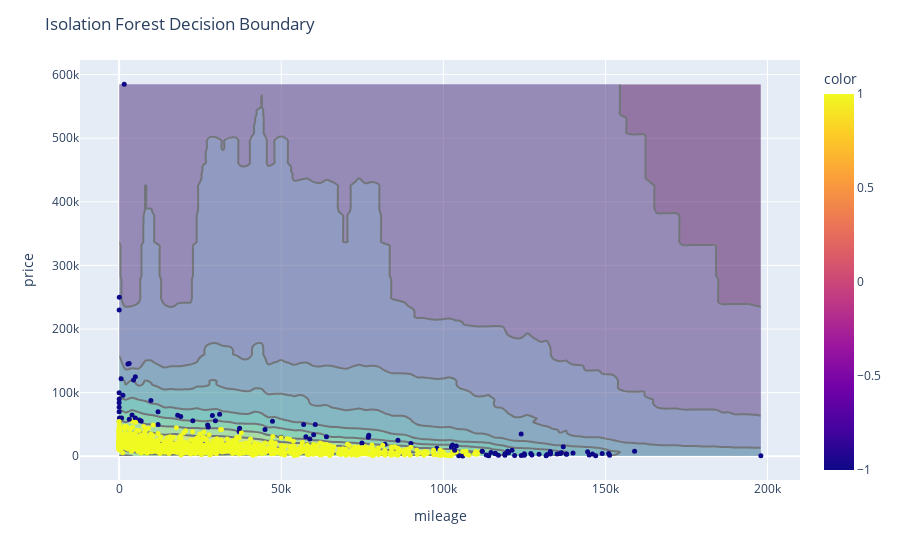

The cell this chart's notebook holds for it:
### Code cell
import plotly.graph_objects as go
import plotly.express as px
from sklearn.ensemble import IsolationForest

temp_df = df_imputed.sample(1000, random_state=12)

feature1 = 'mileage'
feature2 = 'price'

isolation_forest = IsolationForest(contamination=0.1)
isolation_forest.fit(temp_df[[feature1, feature2]])

fig = px.scatter(temp_df, x=feature1, y=feature2, color=isolation_forest.predict(temp_df[[feature1, feature2]]), color_discrete_map={1: 'blue', -1: 'red'})
fig.update_traces(marker=dict(size=5), selector=dict(mode='markers'))

xx, yy = np.meshgrid(np.linspace(temp_df[feature1].min(), temp_df[feature1].max(), 100), np.linspace(temp_df[feature2].min(), temp_df[feature2].max(), 100))
Z = isolation_forest.decision_function(np.c_[xx.ravel(), yy.ravel()])
Z = Z.reshape(xx.shape)
fig.add_trace(go.Contour(x=xx[0], y=yy[:, 0], z=Z, showscale=False, colorscale='Viridis', opacity=0.5, line=dict(width=2, color='black')))

fig.update_layout(xaxis_title=feature1, yaxis_title=feature2, title='Isolation Forest Decision Boundary')
fig.show()

### Figure 1 — Plotly figure (JSON) as saved in the notebook; plotly's stock layout.template omitted (floating-point values rounded to 4 significant figures; data arrays with more than 128 entries replaced by an {"elided": "..."} marker saying what was removed)
{"data": [{"hovertemplate": "mileage=%{x}<br>price=%{y}<br>color=%{marker.color}<extra></extra>", "legendgroup": "", "marker": {"color": {"elided": "1000 int values"}, "coloraxis": "coloraxis", "size": 5, "symbol": "circle"}, "mode": "markers", "name": "", "orientation": "v", "showlegend": false, "type": "scatter", "x": {"elided": "1000 float values"}, "xaxis": "x", "y": {"elided": "1000 float values"}, "yaxis": "y"}, {"colorscale": [[0, "#440154"], [0.1111, "#482878"], [0.2222, "#3e4989"], [0.3333, "#31688e"], [0.4444, "#26828e"], [0.5556, "#1f9e89"], [0.6667, "#35b779"], [0.7778, "#6ece58"], [0.8889, "#b5de2b"], [1, "#fde725"]], "line": {"color": "black", "width": 2}, "opacity": 0.5, "showscale": false, "type": "contour", "x": [-7.276e-12, 2000.0, 3999.0, 5999.0, 7998.0, 9998.0, 12000.0, 14000.0, 16000.0, 18000.0, 20000.0, 21990.0, 23990.0, 25990.0, 27990.0, 29990.0, 31990.0, 33990.0, 35990.0, 37990.0, 39990.0, 41990.0, 43990.0, 45990.0, 47990.0, 49990.0, 51990.0, 53990.0, 55990.0, 57990.0, 59990.0, 61980.0, 63980.0, 65984, 67980.0, 69980.0, 71980.0, 73980.0, 75980.0, 77980.0, 79980.0, 81980.0, 83980.0, 85980.0, 87980.0, 89980.0, 91980.0, 93980.0, 95980.0, 97980.0, 99980.0, 102000.0, 104000.0, 106000.0, 108000.0, 110000.0, 112000.0, 114000.0, 116000.0, 118000.0, 120000.0, 122000.0, 124000.0, 126000.0, 128000.0, 130000.0, 131968, 134000.0, 136000.0, 138000.0, 140000.0, 142000.0, 144000.0, 146000.0, 148000.0, 150000.0, 152000.0, 154000.0, 156000.0, 158000.0, 160000.0, 162000.0, 164000.0, 166000.0, 168000.0, 170000.0, 172000.0, 174000.0, 176000.0, 178000.0, 180000.0, 182000.0, 184000.0, 186000.0, 188000.0, 190000.0, 192000.0, 194000.0, 196000.0, 198000.0], "y": [589, 6492.0, 12400.0, 18300.0, 24200.0, 30100.0, 36010.0, 41910.0, 47810.0, 53720.0, 59620.0, 65520.0, 71430.0, 77330.0, 83230.0, 89140.0, 95040.0, 100900.0, 106800.0, 112700.0, 118700.0, 124600.0, 130500.0, 136400.0, 142300.0, 148200.0, 154100.0, 160000.0, 165900.0, 171800.0, 177700.0, 183600.0, 189500.0, 195400.0, 201300.0, 207200.0, 213100.0, 219000.0, 224900.0, 230800.0, 236700.0, 242600.0, 248500.0, 254400.0, 260300.0, 266200.0, 272100.0, 278000.0, 283900.0, 289800.0, 295700.0, 301600.0, 307600.0, 313500.0, 319400.0, 325300.0, 331200.0, 337100.0, 343000.0, 348900.0, 354800.0, 360700.0, 366600.0, 372500.0, 378400.0, 384300.0, 390200.0, 396100.0, 402000.0, 407900.0, 413800.0, 419700.0, 425600.0, 431500.0, 437400.0, 443300.0, 449200.0, 455100.0, 461000.0, 466900.0, 472800.0, 478700.0, 484600.0, 490500.0, 496500.0, 502400.0, 508300.0, 514200.0, 520100.0, 526000.0, 531900.0, 537800.0, 543700.0, 549600.0, 555500.0, 561400.0, 567300.0, 573200.0, 579100.0, 585000.0], "z": {"elided": "100x100 float values"}}], "layout": {"coloraxis": {"colorbar": {"title": {"text": "color"}}, "colorscale": [[0, "#0d0887"], [0.1111, "#46039f"], [0.2222, "#7201a8"], [0.3333, "#9c179e"], [0.4444, "#bd3786"], [0.5556, "#d8576b"], [0.6667, "#ed7953"], [0.7778, "#fb9f3a"], [0.8889, "#fdca26"], [1, "#f0f921"]]}, "legend": {"tracegroupgap": 0}, "margin": {"t": 60}, "title": {"text": "Isolation Forest Decision Boundary"}, "xaxis": {"anchor": "y", "domain": [0, 1], "title": {"text": "mileage"}}, "yaxis": {"anchor": "x", "domain": [0, 1], "title": {"text": "price"}}}}
